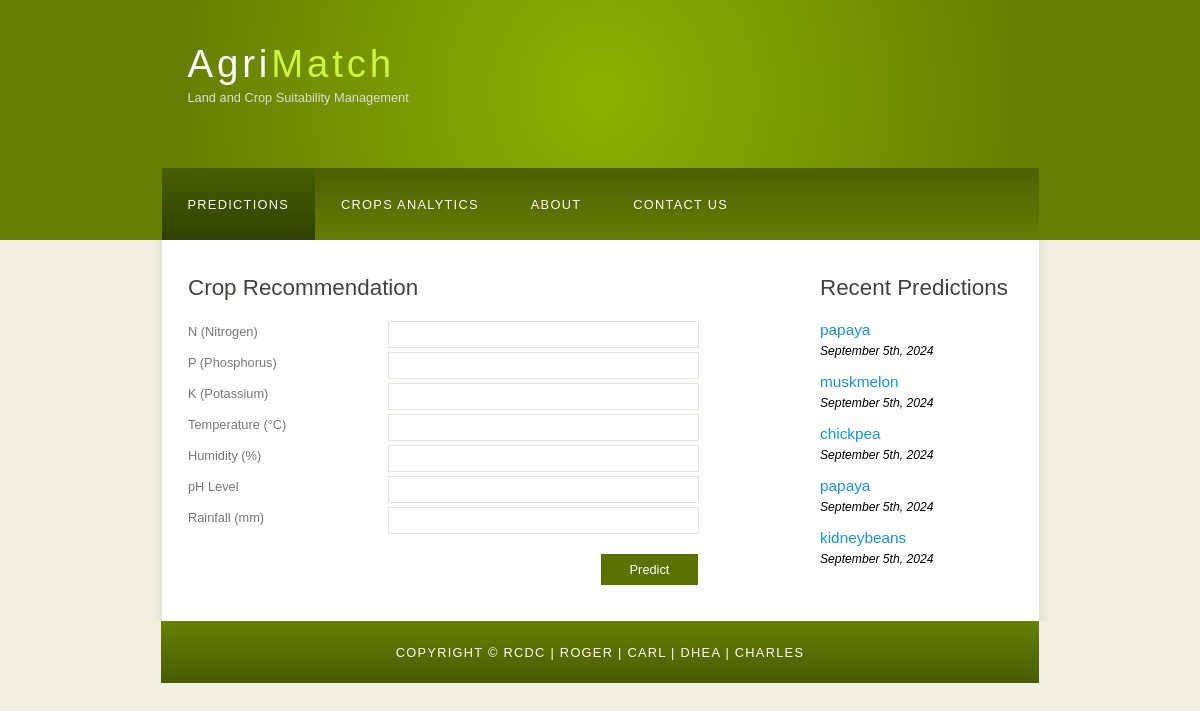
The page / on the database its author committed.
### colourgreen/models.py (models this page shows, shortened)
class Prediction(models.Model):
    crop_name = models.CharField(max_length=100)
    nitrogen = models.FloatField()
    phosphorus = models.FloatField()
    potassium = models.FloatField()
    temperature = models.FloatField()
    humidity = models.FloatField(50)
    ph = models.FloatField()
    rainfall = models.FloatField()
    date = models.DateTimeField(auto_now_add=True)

### colourgreen/views.py (the view)
# urls.py: path('', views.index, name='index'),
def index(request):
    prediction = None
    if request.method == 'POST':
        form = SensorDataForm(request.POST)
        if form.is_valid():
            data = form.cleaned_data
            features = [[data['nitrogen'], data['phosphorus'], data['potassium'],
                         data['temperature'], data['humidity'], data['ph']]]
            crop_prediction = model.predict(features)[0]
            Prediction.objects.create(
                crop_name=crop_prediction,
                nitrogen=data['nitrogen'],
                phosphorus=data['phosphorus'],
                potassium=data['potassium'],
                temperature=data['temperature'],
                humidity=data['humidity'],
                ph=data['ph'],
                rainfall=data['rainfall']
            )
            prediction = crop_prediction
    else:
        form = SensorDataForm()
    recent_predictions = Prediction.objects.order_by('-date')[:5]
    return render(request, 'index.html', {'form': form, 'prediction': prediction, 'recent_predictions': recent_predictions})

### colourgreen/forms.py
class SensorDataForm(forms.ModelForm):
    class Meta:
        model = SensorData
        fields = ['nitrogen', 'phosphorus', 'potassium', 'temperature', 'humidity', 'ph', 'rainfall']

### templates/index.html (shortened to what this page needs)
{% load static %}
<!DOCTYPE HTML>
<html>
<head>
  <link rel="stylesheet" type="text/css" href="{% static 'style/style.css' %}" title="style" />
</head>
<body>
  <div id="main">
    <div id="header">
      <div id="logo">
        <div id="logo_text">
          <h1><a href="{% url 'index' %}">Agri<span class="logo_colour">Match</span></a></h1>
          <h2>Land and Crop Suitability Management</h2>
        </div>
      </div>
      <div id="menubar">
        <ul id="menu">
          <li class="selected"><a href="{% url 'index' %}">Predictions</a></li>
          <li><a href="{% url 'examples' %}">Crops Analytics</a></li>
          <li><a href="{% url 'another_page' %}">About</a></li>
          <li><a href="{% url 'contact' %}">Contact Us</a></li>
        </ul>
      </div>
    </div>
    <div id="site_content">
      <div class="sidebar">
        <h3>Recent Predictions</h3>
        {% if recent_predictions %}
          {% for prediction in recent_predictions %}
            <h4>{{ prediction.crop_name }}</h4>
            <h5>{{ prediction.date|date:"F jS, Y" }}</h5>
          {% endfor %}
        {% else %}
          <p>No recent predictions available.</p>
        {% endif %}
      </div>
      <div id="content">
        <h1>Crop Recommendation</h1>
        <form action="{% url 'predict_crop' %}" method="post">
          <div class="form_settings">
            <p><span>N (Nitrogen)</span><input type="text" name="nitrogen" value="" required/></p>
            <p><span>P (Phosphorus)</span><input type="text" name="phosphorus" value="" required/></p>
            <p><span>K (Potassium)</span><input type="text" name="potassium" value="" required/></p>
            <p><span>Temperature (°C)</span><input type="text" name="temperature" value="" required/></p>
            <p><span>Humidity (%)</span><input type="text" name="humidity" value="" required/></p>
            <p><span>pH Level</span><input type="text" name="ph" value="" required/></p>
            <p><span>Rainfall (mm)</span><input type="text" name="rainfall" value="" required/></p>
            <p style="padding-top: 15px"><span>&nbsp;</span><input class="submit" type="submit" name="predict" value="Predict" /></p>
          </div>
        </form>
      </div>
    </div>
    <div id="footer">
      Copyright &copy; RCDC | <a href="https://www.facebook.com/ur.gerro">Roger</a> | <a href="https://www.facebook.com/PuntiChips30">Carl</a> | <a href="https://www.facebook.com/profile.php?id=100072699784357">Dhea</a> | <a href="https://www.facebook.com/profile.php?id=100009851371422">Charles</a>
    </div>
  </div>
</body>
</html>

### agrimatch/static/style/style.css (style rules this page uses)
html { height: 100%; }
* { margin: 0; padding: 0; }
body { font: normal .80em 'trebuchet ms', arial, sans-serif; background: #F0EFE2; color: #777; }
p { padding: 0 0 20px 0; line-height: 1.7em; }
h1, h2, h3, h4, h5, h6 { font: normal 175% 'century gothic', arial, sans-serif; color: #43423F; margin: 0 0 15px 0; padding: 15px 0 5px 0; }
h2 { font: normal 175% 'century gothic', arial, sans-serif; color: #1293EE; }
h4, h5, h6 { margin: 0; padding: 0 0 5px 0; font: normal 120% arial, sans-serif; color: #1293EE; }
h5, h6 { font: italic 95% arial, sans-serif; padding: 0 0 15px 0; color: #000; }
a, a:hover { outline: none; text-decoration: underline; color: #A4AA04; }
ul { margin: 2px 0 22px 17px; }
ul li { list-style-type: circle; margin: 0 0 6px 0; padding: 0 0 4px 5px; }
#main, #logo, #menubar, #site_content, #footer { margin-left: auto; margin-right: auto; }
#header { background: #667F03; height: 240px; }
#logo { width: 825px; position: relative; height: 168px; background: #667F03 url(logo.png) no-repeat; }
#logo #logo_text { position: absolute; top: 20px; left: 0; }
#logo h1, #logo h2 { font: normal 300% 'century gothic', arial, sans-serif; border-bottom: 0; text-transform: none; margin: 0; }
#logo_text h1, #logo_text h1 a, #logo_text h1 a:hover { padding: 22px 0 0 0; color: #FFF; letter-spacing: 0.1em; text-decoration: none; }
#logo_text h1 a .logo_colour { color: #CDF63E; }
#logo_text h2 { font-size: 100%; padding: 4px 0 0 0; color: #DDD; }
#menubar { width: 877px; height: 72px; padding: 0; background: #515D25 url(menu.png) repeat-x; }
ul#menu, ul#menu li { float: left; margin: 0; padding: 0; }
ul#menu li { list-style: none; }
ul#menu li a { letter-spacing: 0.1em; font: normal 100% 'lucida sans unicode', arial, sans-serif; display: block; float: left; height: 37px; padding: 29px 26px 6px 26px; text-align: center; color: #FFF; text-transform: uppercase; text-decoration: none; background: transparent; }
ul#menu li a:hover, ul#menu li.selected a, ul#menu li.selected a:hover { color: #FFF; background: #373F1D url(menu_select.png) repeat-x; }
#site_content { width: 837px; overflow: hidden; margin: 0 auto 0 auto; padding: 20px 24px 20px 37px; background: #FFF url(content.png) repeat-y; }
.sidebar { float: right; width: 190px; padding: 0 15px 20px 15px; }
#content { text-align: left; width: 595px; padding: 0; }
#footer { width: 878px; font: normal 100% 'lucida sans unicode', arial, sans-serif; height: 33px; padding: 24px 0 5px 0; text-align: center; background: #29425E url(footer.png) repeat-x; color: #FFF; text-transform: uppercase; letter-spacing: 0.1em; }
#footer a { color: #FFF; text-decoration: none; }
.form_settings { margin: 15px 0 0 0; }
.form_settings p { padding: 0 0 4px 0; }
.form_settings span { float: left; width: 200px; text-align: left; }
.form_settings input, .form_settings textarea { padding: 5px; width: 299px; font: 100% arial; border: 1px solid #E5E5DB; background: #FFF; color: #47433F; }
.form_settings .submit { font: 100% arial; border: 1px solid; width: 99px; margin: 0 0 0 212px; height: 33px; padding: 2px 0 3px 0; cursor: pointer; background: #5B7102; color: #FFF; }

### rows shown on the page
Prediction: crop_name "papaya", date "September 5th, 2024"
Prediction: crop_name "muskmelon", date "September 5th, 2024"
Prediction: crop_name "chickpea", date "September 5th, 2024"
Prediction: crop_name "papaya", date "September 5th, 2024"
Prediction: crop_name "kidneybeans", date "September 5th, 2024"
